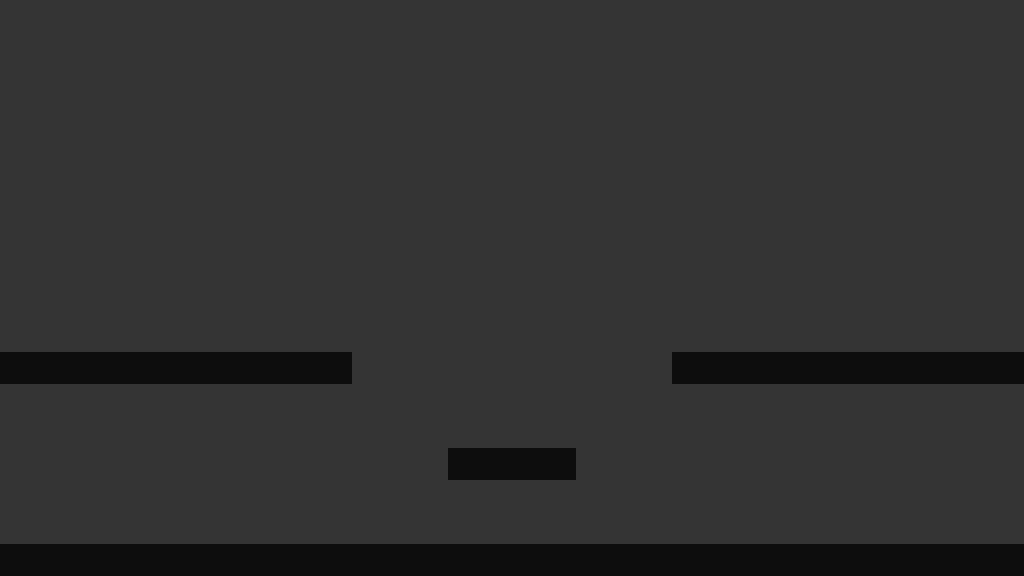

This game map was drawn from its Tiled (.tmx) file and the tilesets committed beside it. A one-line description and the trimmed map source follow:
An orthogonal 32x18 tile map with 32x32 px tiles, 2 tile layers (blocks, data), 7 tilesets and 9 objects.

<map version="1.0" orientation="orthogonal" renderorder="right-down" width="32" height="18" tilewidth="32" tileheight="32" backgroundcolor="#353535" nextobjectid="43">
 <tileset firstgid="1" name="block" tilewidth="32" tileheight="32">
  <image source="../images/block.png" width="32" height="32" />
 </tileset>
 <tileset firstgid="2" name="saw" tilewidth="64" tileheight="64">
  <image source="../images/saw_spin1.png" width="64" height="64" />
 </tileset>
 <tileset firstgid="3" name="player1" tilewidth="32" tileheight="32">
  <image source="../images/player1.png" width="32" height="32" />
 </tileset>
 <tileset firstgid="4" name="player2" tilewidth="32" tileheight="32">
  <image source="../images/player2.png" width="32" height="32" />
 </tileset>
 <tileset firstgid="5" name="portal_base" tilewidth="63" tileheight="10">
  <image source="../images/portal_base.png" width="63" height="10" />
 </tileset>
 <tileset firstgid="6" name="io_in" tilewidth="31" tileheight="11">
  <image source="../images/io_in.png" width="31" height="11" />
 </tileset>
 <tileset firstgid="7" name="datafragment" tilewidth="24" tileheight="24">
  <image source="../images/datafragment.png" width="24" height="24" />
 </tileset>
 <layer name="blocks" width="32" height="18">
  <data>[576 cells, 58 non-empty, 1 distinct tile ids]</data>
 </layer>
 <layer name="data" width="32" height="18">
  <data>[576 cells, 0 non-empty, 0 distinct tile ids]</data>
 </layer>
 <objectgroup name="player">
  <object id="35" gid="3" x="256" y="544" width="32" height="32" />
  <object id="38" gid="4" x="736" y="544" width="32" height="32" />
 </objectgroup>
 <objectgroup name="portals">
  <object id="3" gid="5" x="928" y="544" width="63" height="10" />
  <object id="4" gid="5" x="32" y="544" width="63" height="10" />
 </objectgroup>
 <objectgroup name="saw_bounds">
  <object id="39" x="896" y="512" width="32" height="32" />
  <object id="40" x="96" y="512" width="32" height="32" />
 </objectgroup>
 <objectgroup name="saws">
  <object id="42" gid="2" x="480" y="576" width="64" height="64" />
 </objectgroup>
 <objectgroup name="dataspawner">
  <object id="23" gid="6" x="480" y="96" width="31" height="11" />
 </objectgroup>
 <objectgroup name="data">
  <object id="24" gid="7" x="480" y="128" width="24" height="24" />
 </objectgroup>
</map>
